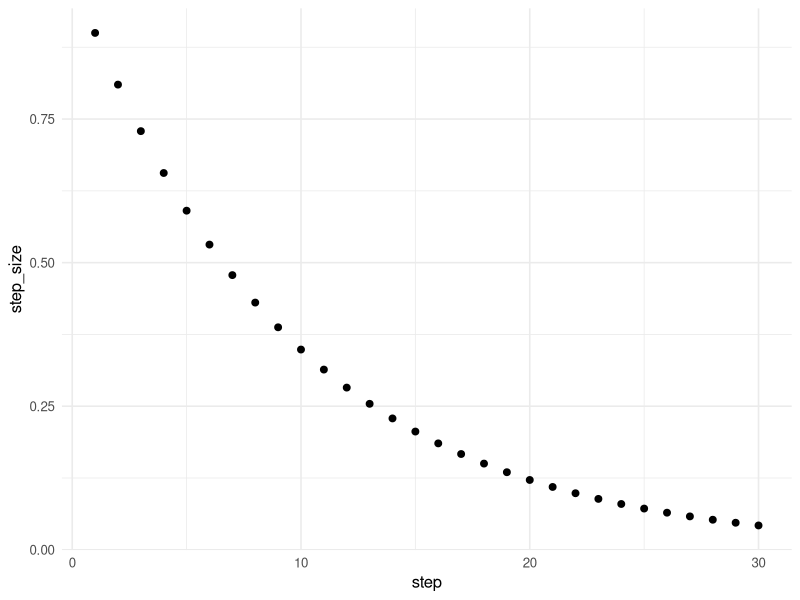
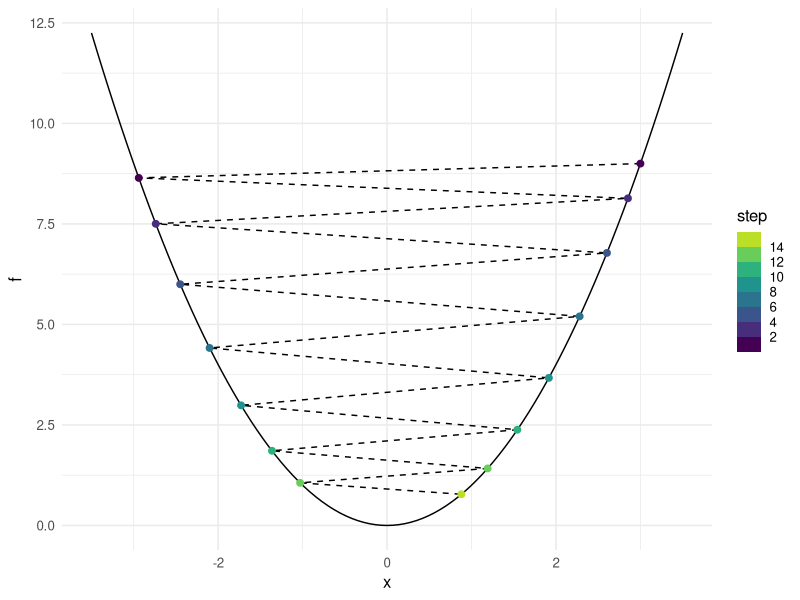
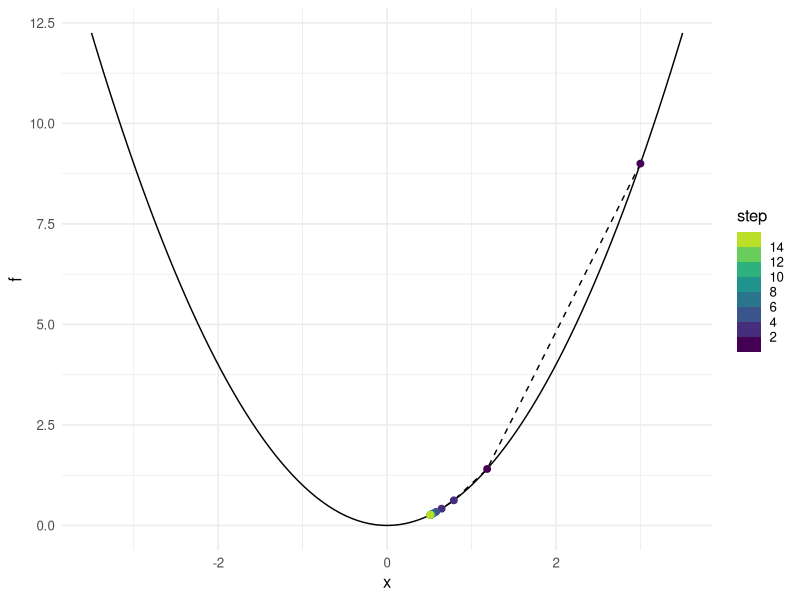
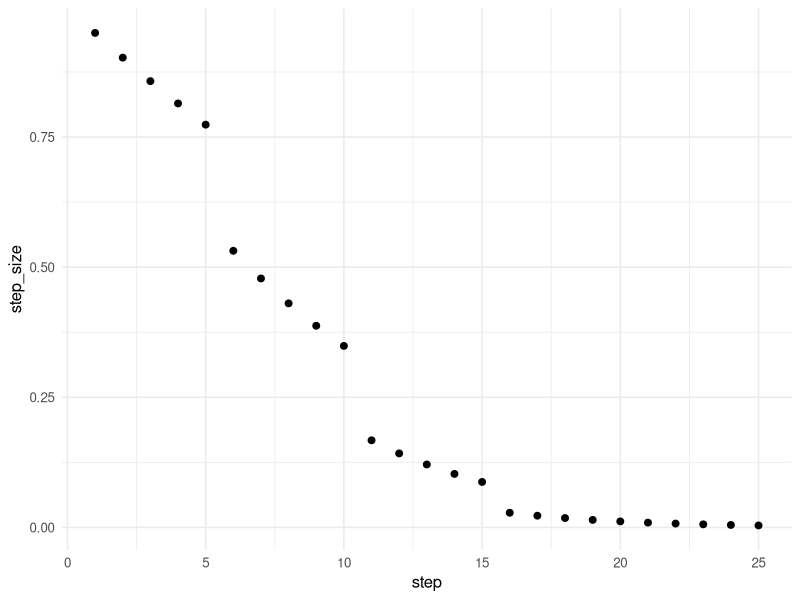
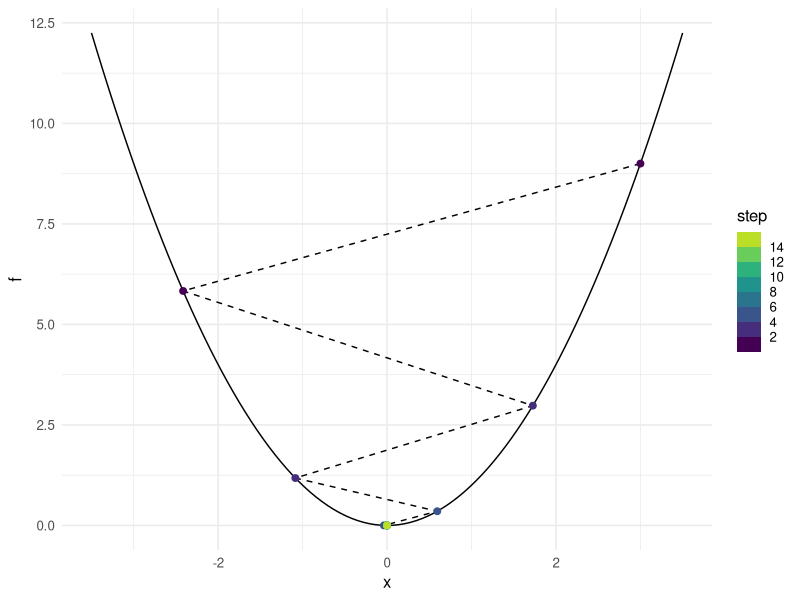
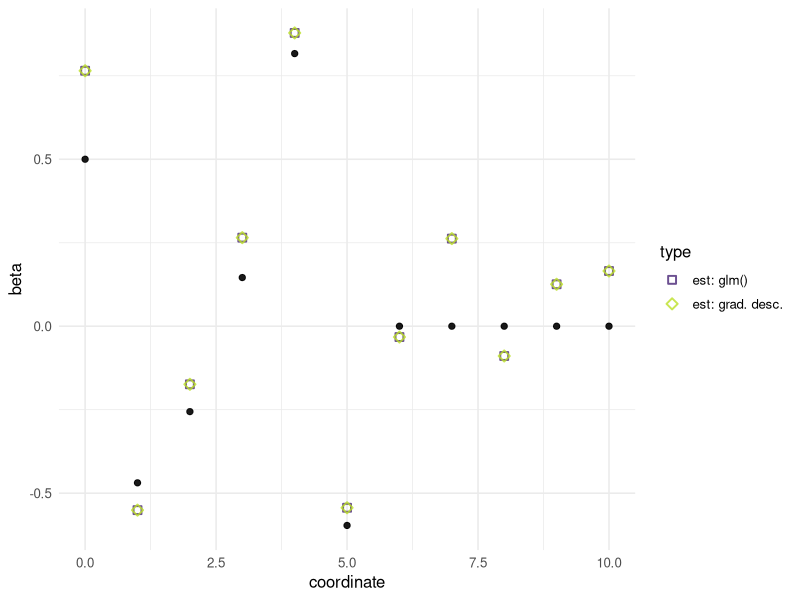
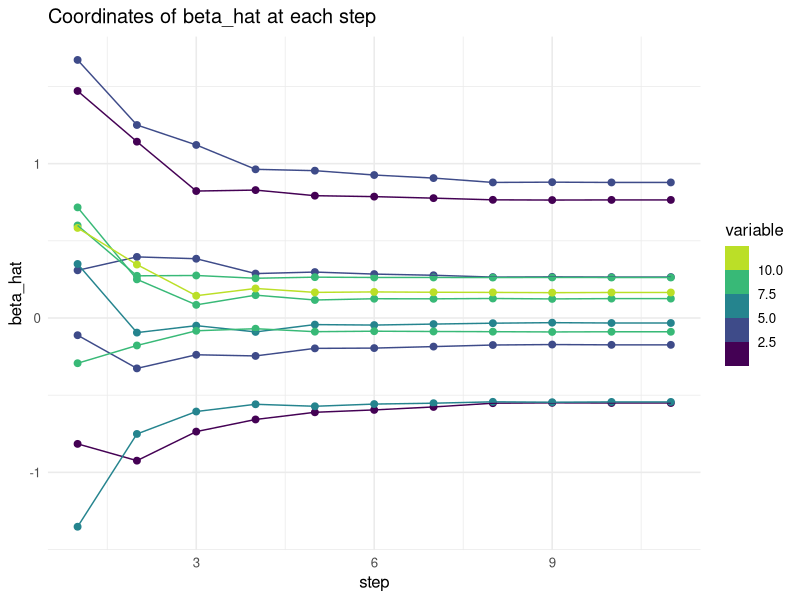
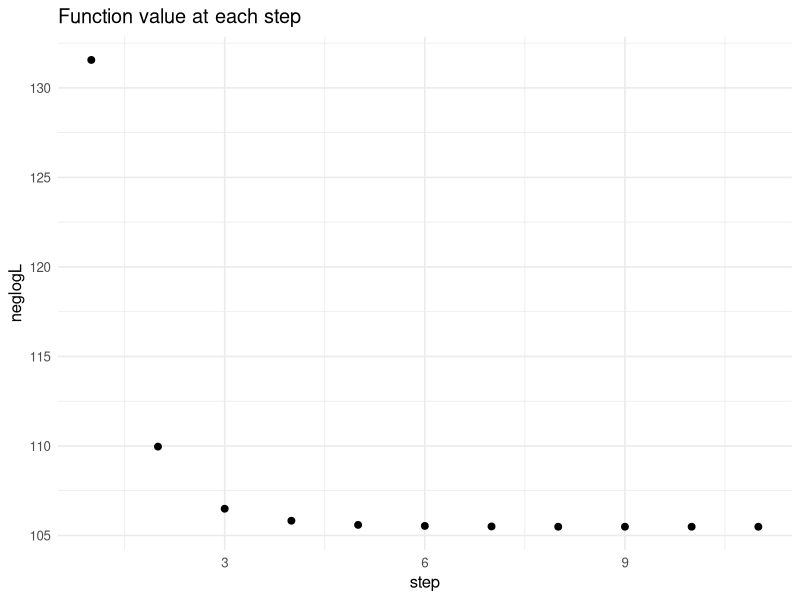

R code for these plots, in order:
## ---- chunk 1
knitr::opts_chunk$set(echo = TRUE)
library(tidyverse)
theme_set(theme_minimal(base_size = 12))
## ---- chunk 2
# Function to minimize
f <- function(x) x^4
# Derivative (because it's univariate)
grad_f <- function(x) 4 * x^3
xn <- 1 # starting point
fn <- f(xn)
step_size <- .1
for (step in 1:5) {
  # Update step
  xn <- xn - step_size * grad_f(xn)
  # Show results
  cat(paste0("At step ", step,
             ", xn = ", round(xn, 5),
             " and f(xn) = ", round(f(xn), 5)), "\n")
}
## ---- chunk 3
gamma <- .9
data.frame(step = 1:30) |> 
  mutate(step_size = gamma^step) |>
  ggplot(aes(x = step, y = step_size)) + geom_point(size = 2)
## ---- chunk 4
f <- function(x) x^2 # Function to optimize
grad_f <- function(x) 2 * x # Gradient of f
max_steps <- 15
x0 <- 3 # starting point
gamma <- .995
# ... (rest of the code not displayed)
## ---- chunk 5
# Tracking the path for plotting
xnext <- x0
algorithm_path <- 
  data.frame(step = 1:max_steps,
             x = numeric(max_steps),
             f = numeric(max_steps))
step <- 1
algorithm_path$x[step] <- xnext
algorithm_path$f[step] <- f(xnext)
# Main loop of gradient descent
while (step < max_steps) {
  xlast <- xnext
  step <- step + 1
  # Updating x, notice the step size
  xnext <- xlast - gamma^step * grad_f(xlast)
  # Tracking x and f(x) for plot
  algorithm_path$x[step] <- xnext
  algorithm_path$f[step] <- f(xnext)
}
## ---- chunk 6
ggplot() +
  xlim(-x0 -.5, x0 +.5) +
  # Show f(x)
  geom_function(fun = f) + 
  # Show alg. path
 geom_path(aes(x, f), linetype = "dashed",
    data = algorithm_path) + 
 geom_point(aes(x, f, color = step),
    data = algorithm_path, size = 2) +
  scale_color_binned(type = "viridis", n.breaks = 8, end = .9)
## ---- chunk 7
gamma <- .55
## ---- chunk 8
algorithm_path <- 
  data.frame(step = 1:max_steps,
             x = numeric(max_steps),
             f = numeric(max_steps))
step <- 1
algorithm_path$x[step] <- x0
algorithm_path$f[step] <- f(x0)
while (step < max_steps) {
  xlast <- algorithm_path$x[step]
  step <- step + 1
  xnext <- xlast - gamma^step * grad_f(xlast)
  algorithm_path$x[step] <- xnext
  algorithm_path$f[step] <- f(xnext)
}
ggplot() +
  xlim(-x0 -.5, x0 +.5) +
  geom_function(fun = f) + 
 geom_path(aes(x, f), linetype = "dashed",
    data = algorithm_path) + 
 geom_point(aes(x, f, color = step),
    data = algorithm_path, size = 2) +
  scale_color_binned(type = "viridis", n.breaks = 8, end = .9)
## ---- chunk 9
grad_f(xnext) # numerically close to zero?
## ---- chunk 10
gamma^step * grad_f(xnext)
## ---- chunk 11
gamma <- c(rep(.95, 5), rep(.9, 5), rep(.85, 5), rep(.8, 10))
data.frame(step = 1:25, gamma = gamma) |> 
  mutate(step_size = gamma^step) |>
  ggplot(aes(x = step, y = step_size)) + geom_point(size = 2)
## ---- chunk 12
# Tracking the path for plotting
algorithm_path <- 
  data.frame(step = 1:max_steps,
             x = numeric(max_steps),
             f = numeric(max_steps))
step <- 1
algorithm_path$x[step] <- x0
algorithm_path$f[step] <- f(x0)
# Main loop of gradient descent
while (step < max_steps) {
  xlast <- algorithm_path$x[step]
  step <- step + 1
  # Updating x, notice the step size
  xnext <- xlast - gamma[step]^step * grad_f(xlast)
  # Tracking x and f(x) for plot
  algorithm_path$x[step] <- xnext
  algorithm_path$f[step] <- f(xnext)
}
# Plot results
ggplot() +
  xlim(-x0-.5, x0+.5) +
  # Show f(x)
  geom_function(fun = f) + 
  # Show alg. path
 geom_path(aes(x, f), linetype = "dashed",
    data = algorithm_path) + 
 geom_point(aes(x, f, color = step),
    data = algorithm_path, size = 2) +
  scale_color_binned(type = "viridis", n.breaks = 8, end = .9)
## ---- chunk 13
# See e.g. lecture slides 
neglogL <- function(X, Y, beta) {
  Xbeta <- X %*% beta
  expXbeta <- exp(-Xbeta)
  exp_ratio <- 1/(1+expXbeta)
  -sum(Y * log(exp_ratio) + (1-Y) * log(1-exp_ratio))
}
## ---- chunk 14
# Note: This value of h is chosen to be
# on the order of magnitude of the cube-root
# of .Machine$double.eps, which helps avoid
# some numerical approximation errors
numeric_grad <- function(X, Y, beta, h = 1e-06) {
  # Approximate each coordinate of the gradient
  numerator <- sapply(1:length(beta), function(j) {
    H <- rep(0, length(beta))
    H[j] <- h # step in coordinate j
    neglogL(X, Y, beta + H) - neglogL(X, Y, beta - H)
  })
  numerator / (2*h)
}
## ---- chunk 15
# Setting parameters
set.seed(1)
# Try changing some parameters
n <- 200
p <- 10
sparsity <- p/2
nonzero_beta <- runif(sparsity, min = -1, max = 1)
# or, e.g. rep(1, sparsity), runif(sparsity, min = -1, max = 1)
true_beta <- c(.5, nonzero_beta, rep(0, p - sparsity))
## ---- chunk 16
# Generating simulated data
X <- cbind(rep(1, n), matrix(rnorm(n*p), nrow = n))
mu <- X %*% true_beta
px <- exp(mu)/(1+exp(mu))
Y <- rbinom(n, 1, prob = px)
train_ld <- data.frame(y = as.factor(Y), x = X)
fit_glm <- glm(Y ~ X-1, family = "binomial")
# to compare with our results later
## ---- chunk 17
max_steps <- 50 # try ~3 for comparison
beta_prev2 <- rnorm(ncol(X)) # random start
#beta_prev2 <- c(mean(Y), cor(X[,-1], Y)) # "warm" start
grad_prev2 <- numeric_grad(X, Y, beta_prev2)
beta_prev1 <- beta_prev2 + 0.1 * grad_prev2 / sqrt(sum(grad_prev2^2))
grad_prev1 <- numeric_grad(X, Y, beta_prev1)
previous_loss <- neglogL(X, Y, beta_prev2)
next_loss <- neglogL(X, Y, beta_prev1)
steps <- 1
## ---- chunk 18
# Store coefficient path
beta_mat <- rbind(beta_prev2,
                  beta_prev1,
                  matrix(0, nrow = max_steps - 1, ncol = ncol(X)))
rownames(beta_mat) <- NULL
beta_path <- data.frame(step = 0:max_steps,
                        neglogL = c(previous_loss, next_loss, rep(0, max_steps - 1)),
                        b = beta_mat) |>
  rename_with(~str_remove(.x, 'b.'))
## ---- chunk 19
tol <- 1e-5 # (error) tolerance
while (abs(previous_loss - next_loss) > tol) {
  # Compute BB step size
  grad_diff <- grad_prev1 - grad_prev2
  step_BB <- abs(sum((beta_prev1 - beta_prev2) * grad_diff)) / sum(grad_diff^2)
  beta_prev2 <- beta_prev1
  
  # Update step
  beta_prev1 <- beta_prev1 - step_BB * grad_prev1
  
  # Shift previous steps
  grad_prev2 <- grad_prev1
  grad_prev1 <- numeric_grad(X, Y, beta_prev1)  
  previous_loss <- next_loss
  next_loss <- neglogL(X, Y, beta_prev1)
  
  # Print loss every 5 steps, track path, control loop
  if (round(steps/5) == steps/5) print(previous_loss)
  steps <- steps + 1
  beta_path[steps, 2] <- next_loss
  beta_path[steps, 3:ncol(beta_path)] <- beta_prev1
  if (steps > max_steps) break
}
## ---- chunk 20
steps - 1 # not counting starting point
## ---- chunk 21
beta_plot_df <- data.frame(
  coordinate = 0:p,
  beta = c(true_beta, fit_glm |> coef(), beta_prev1),
  type = c(rep("true beta", p+1), rep("est: glm()", p+1), rep("est: grad. desc.", p+1)))
beta_plot_df |>
  filter(type != "true beta") |>
    ggplot(aes(coordinate,
               beta,
               color = type)) +
  geom_point(alpha = .8, size = 2, stroke = 1,
              aes(shape = type)) +
  scale_shape_manual(values = c(0, 5)) +
  geom_point(size = 1.8, color = "black", alpha = .9,
    data = beta_plot_df |> filter(type == "true beta")) + scale_color_viridis_d(begin = .1, end = .9, direction = 1)
## ---- chunk 22
beta_path <- beta_path[1:steps, ]
beta_long <- beta_path[-1, ] |>
  pivot_longer(cols = num_range("", 1:(p+1)),
               names_to = "variable",
               values_to = "beta_hat") |>
  mutate(variable = as.numeric(variable))
beta_long |>
  ggplot(aes(x = step,
             y = beta_hat,
             group = variable,
             color = variable)) +
  geom_point(size = 2) + 
  geom_line() + 
  scale_color_viridis_b(end = .9) +
  ggtitle("Coordinates of beta_hat at each step")
## ---- chunk 23
beta_path[-1, ] |>
  ggplot(aes(step, neglogL)) +
  geom_point(size = 2) +
  scale_x_continuous(breaks = (1:4) * floor(steps/4)) +
  ggtitle("Function value at each step")
## ---- chunk 24
distances <- sapply(2:steps, function(step) {
 sqrt(sum((beta_path[step, -c(1:2)] - beta_path[step-1, -c(1:2)])^2))
})
data.frame(step = 1:length(distances),
           distance = distances) |>
  ggplot(aes(step, distance)) + 
  scale_x_continuous(breaks = (1:4) * floor(steps/4)) +
  geom_point(size = 2) + ggtitle("Euclidean distance traversed per update")
